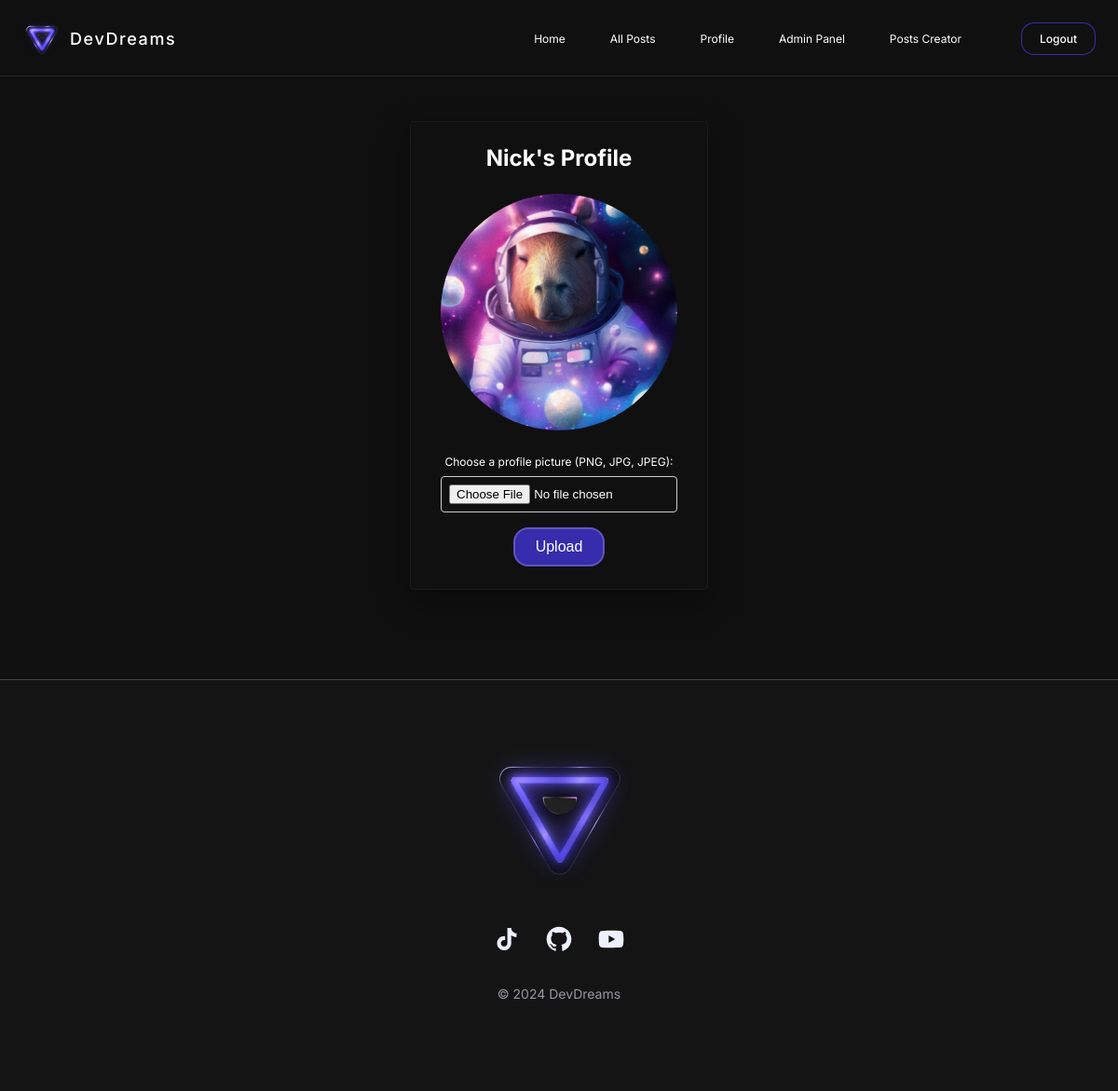
The app's page /profile (signed in) with its own data.
### website/models.py (models this page shows)
class User(db.Model, UserMixin):
    id = db.Column(db.Integer, primary_key=True)
    email = db.Column(db.String(150), unique=True)
    password = db.Column(db.String(150), nullable=False)
    username = db.Column(db.String(150), nullable=False)
    role = db.Column(db.String(50), default='user')
    profile_img = db.Column(db.String(200), nullable=True)
    comments = db.relationship('Comment', backref='user', lazy=True, cascade="all, delete-orphan")

### website/profile.py (the view, shortened to what this page needs)
@profile.route('/profile', methods=['GET', 'POST'])
@login_required
def profile_view():
    return render_template('profile.html', user=current_user)

### website/__init__.py (called while the page is built)
def create_app():
    app = Flask(__name__)
    app.config['SECRET_KEY'] = 'hjshjhdjah kjshkjdhjs'
    app.config['SQLALCHEMY_DATABASE_URI'] = f'sqlite:///{DB_NAME}'
    app.config['UPLOAD_FOLDER'] = 'website/static/uploads/'
    db.init_app(app)
    from .views import views
    from .auth import auth
    from .admin import admin
    from .profile import profile
    app.register_blueprint(views, url_prefix='/')
    app.register_blueprint(auth, url_prefix='/')
    app.register_blueprint(admin, url_prefix='/admin')
    app.register_blueprint(profile, url_prefix='/')
    from .models import User
    with app.app_context():
        db.create_all()
    login_manager = LoginManager()
    login_manager.login_view = 'auth.login'
    login_manager.init_app(app)
    @login_manager.user_loader
    def load_user(id):
        return User.query.get(int(id))
    return app

### website/templates/profile.html (shortened to what this page needs)
{% extends 'base.html' %} {% block content %}
<div class="container">
  <h1 class="profile-title">{{ user.username }}'s Profile</h1>
  {% if user.profile_img %}
  <img
    src="{{ user.profile_img }}"
    alt="Profile Picture"
    class="profile-image"
  />
  {% else %}
  <p class="info-text">No profile picture uploaded.</p>
  {% endif %}
  <form method="post" enctype="multipart/form-data" class="upload-form">
    <div class="form-group">
      <label for="file" class="file-label"
        >Choose a profile picture (PNG, JPG, JPEG):</label
      >
      <input
        type="file"
        class="file-input"
        id="file"
        name="file"
        accept=".png, .jpg, .jpeg"
      />
    </div>
    <button type="submit" class="upload-button">Upload</button>
  </form>
</div>
 {% endblock %}

### website/static/css/base.css (style rules this page uses)
*, *::after, *::before { margin: 0; padding: 0; box-sizing: border-box; }
html { font-size: 62.5%; }
body { font-family: "Inter", sans-serif; background-color: #101010; color: #fff; display: flex; flex-direction: column; align-items: center; width: 100%; overflow-x: hidden; }

### website/static/css/home.css (style rules this page uses)
@media (min-width: 48rem) { html { font-size: 62.5%; } }

### website/static/css/profile.css (style rules this page uses)
.container { margin-top: 4.8rem; margin-bottom: 4.8rem; padding: 2.4rem 3.2rem; border: 1px solid rgba(221, 221, 221, 0.05); border-radius: 0.4rem; box-shadow: 0px 12px 36px 0px rgba(0, 0, 0, 0.4); max-width: 32rem; width: 100%; text-align: center; }
.profile-title { font-size: 2.4rem; margin-bottom: 2.4rem; }
.profile-image { width: 100%; height: auto; border-radius: 50%; margin-bottom: 2.4rem; }
.upload-form .form-group { margin-bottom: 1.6rem; }
.file-label { font-size: 1.2rem; font-weight: 400; display: block; margin-bottom: 0.8rem; }
.file-input { width: 100%; padding: 0.8rem; border: 1px solid #ccc; border-radius: 0.4rem; }
.upload-button { background-color: #362cac; color: white; padding: 1.2rem 2.4rem; font-size: 1.6rem; font-weight: 500; border: none; border-radius: 1.6rem; box-shadow: inset 0 0 0 2px rgba(255, 255, 255, 0.2); cursor: pointer; transition: all 200ms ease-in; }

### records on screen
User: username "Nick", profile_img (picture)
